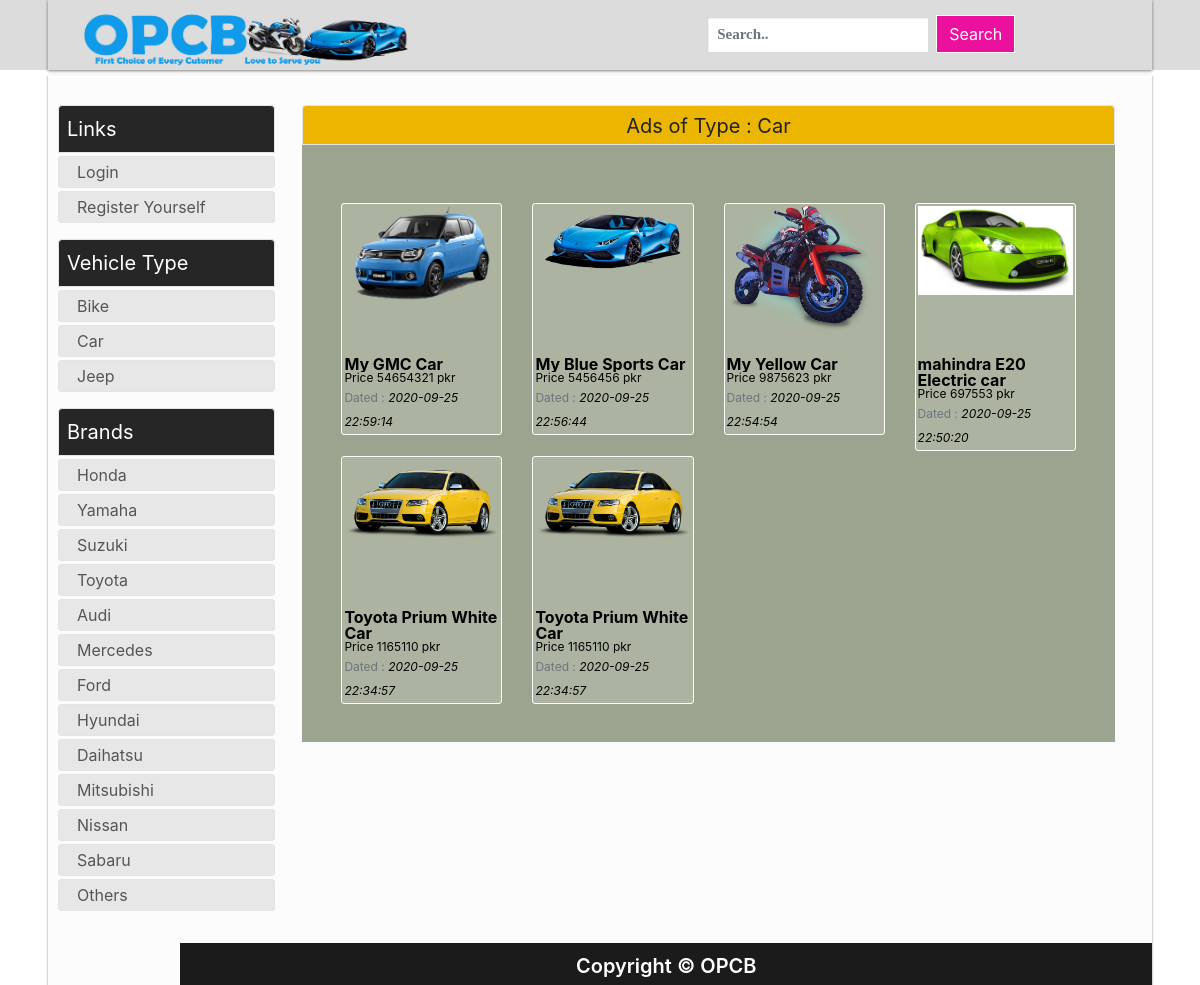
The app's page /fyp/?search=Type&searchVal=Car with its own data.
### tables this page shows
CREATE TABLE IF NOT EXISTS `advertisement` (
  `id` int(100) NOT NULL AUTO_INCREMENT,
  `userID` int(100) NOT NULL,
  `title` varchar(200) NOT NULL,
  `type` varchar(100) NOT NULL,
  `brandName` varchar(100) NOT NULL,
  `modelName` varchar(100) NOT NULL,
  `makeYear` varchar(50) NOT NULL,
  `engineCapacity` varchar(100) NOT NULL,
  `seatingCapacity` varchar(100) NOT NULL,
  `bodyType` varchar(100) NOT NULL,
  `conditionType` varchar(100) NOT NULL DEFAULT 'Second Hand',
  `condition_is` varchar(100) NOT NULL DEFAULT '5',
  `registered` varchar(100) DEFAULT NULL,
  `registrationCity` varchar(50) NOT NULL,
  `mileageDriven` varchar(100) NOT NULL DEFAULT '100',
  `price` varchar(100) NOT NULL,
  `pics` varchar(500) DEFAULT NULL,
  `ownerRemarks` varchar(200) NOT NULL,
  `contactNo` varchar(100) NOT NULL DEFAULT '+92-3xx',
  `uploadingDate` timestamp NOT NULL DEFAULT CURRENT_TIMESTAMP,
  `updatingDate` varchar(100) DEFAULT NULL,
  `soldDelete` int(5) NOT NULL DEFAULT '0',
  PRIMARY KEY (`id`)
);

CREATE TABLE IF NOT EXISTS `brands` (
  `id` int(50) NOT NULL AUTO_INCREMENT,
  `brandName` varchar(100) NOT NULL,
  `date_of_addition` timestamp NOT NULL DEFAULT CURRENT_TIMESTAMP,
  PRIMARY KEY (`id`)
);

### fyp/redirect.php (called while the page is built, shortened)
<?php
include 'html_Generator.php';
include 'html_Search.php';
class Redirect {
	var $html_gen;
	var $html_search;
	public function __construct( ){
		$this->html_gen = new HTML_Generator();
		$this->html_user = new HTML_User();
		$this->html_search = new HTML_Search();
	 }
	public function Go_to_Search_Results($variable_Value, $value){
		$this->html_gen->GiveMe_headerSection();
		$this->html_search->Get_Search_Category($variable_Value, $value);
		$this->html_gen->GiveMe_aside();
		$this->html_gen->GiveMe_footerSection();
	}
}
?>

### fyp/DB_Class.php (called while the page is built, shortened)
<?php
class DB_Class{
	public $host = "localhost";
	public $user = "root";
	public $pass = "";
  public $db_opcb = "opcb_database";
  protected $conn_opcb ;
	public function __construct( ){
    $this->conn_opcb = new mysqli($this->host, $this->user, $this->pass, $this->db_opcb);
	}
  public function Get_Brandss()
  {
    $sql = "SELECT * FROM brands ";
    $result=mysqli_query($this->conn_opcb, $sql);
    if(!empty($result)){
      return ($result);
    }else{
      return null;
    }
  }
  public function Get_ADs_of_Types($types)
  {
    $query = "SELECT * FROM advertisement  WHERE type = '$types' ORDER BY id DESC ";
    $result = mysqli_query($this->conn_opcb, $query);
    if(!empty($result)){
      return $result;
    }else{
      return null;
    }
  }
}
?>

### fyp/html_User.php (the view, shortened to what this page needs)
<?php
class HTML_User {
	public function __construct()
	{
		$this->db_Obj = new DB_Class();
		$this->brandss = $this->db_Obj->Get_Brandss();
	}
}

### fyp/html_User.php (the view, shortened to what this page needs)
<?php
class HTML_User {
	public function __construct()
	{
		$this->db_Obj = new DB_Class();
		$this->brandss = $this->db_Obj->Get_Brandss();
	}
}

### fyp/html_Generator.php (shortened to what this page needs)
<?php
include 'DB_Class.php';
class HTML_Generator {
	public $baseurl;
	public $headSection;
	public $footer;
	public $db_Obj;
	public function __construct()
	{
		$this->db_Obj = new DB_Class();
		$this->baseurl = "http://" . $_SERVER['HTTP_HOST'] . rtrim(dirname($_SERVER['PHP_SELF']), '/\\') . "/";
		$this->headSection = '<!DOCTYPE html>
		<html lang="en" nighteye="active" style="background-image: none !important;" ne="0.32044710471749926">
		<head>
		<link href="style.css" rel="stylesheet" type="text/css">
		<link rel="stylesheet" href="bootstrap.css" type="text/css">
		<script type="text/javascript" src="jquery.js"></script>
		<link rel="stylesheet" type="text/css" href="assets/bootstrap/css/bootstrap.min.css">
  		<link rel="stylesheet" type="text/css" href="assets/css/style.css">
		<title> OPCB Project </title>
		</head>
		<body>
		<header>
		<nav class="navbar">
		<div class="main_search row" style="margin-left:60%;">
			<span class="">
			<form class="form-inline" name="form_searchBar">
				<div class="input-group mb-2 mr-sm-2">
					<input type="search" class="form-control" id="searchBar" name="searchBar" placeholder="Search..">
				</div>
				<button type="submit" class="btn btn-primary mb-2" onclick="Search_Bar(this)" > Search </button>
		    </form>
			<script>
				var input = document.getElementById("searchBar");
				input.addEventListener("keyup", function(event) {
						if (event.keyCode === 13) {
							event.preventDefault();
							document.getElementById("searchBarBtn").click();
						}
					});
			</script>
			</span>
		</div>
			<div class="nav_brand align-content-center"><div id="logo"><a href="'. $this->baseurl .'?val=home"> <img  class="align-self-center" src="assets/images/logo/Logo.png" width="350" height="145" > </a></div>
		</div>
		</nav>
		</header> <div class="main_wrapper"><div id="content">';
		$this->footer = '
		<div class="modal" id="exampleModalCentered" tabindex="-1" role="dialog" aria-labelledby="exampleModalCenteredLabel" aria-hidden="true">
		<div class="modal-dialog modal-dialog-centered" role="document">
		<div class="modal-content">
		<div class="modal-header">
		<h5 class="modal-title" id="exampleModalCenteredLabel">Modal title</h5>
		<button type="button" class="close" data-dismiss="modal" aria-label="Close">
		<span aria-hidden="true">&times;</span>
		</button>
		</div>
		<div class="modal-body" id="modal-body" >
		<span class="w-100" id="abcc"> </span>
		<br>
		<div  id="modaltable">
		</div>
		</div>
		<div class="modal-footer">
		<button type="button" class="btn btn-secondary" data-dismiss="modal">Close</button>
		</div>
		</div>
		</div>
		</div> ';
		$this->footer .= '<script type="text/javascript" src="JS_form.js"></script>
						  	<script type="text/javascript" src="assets/bootstrap/js/jquery.min.js"></script>
  							<script type="text/javascript" src="assets/bootstrap/js/bootstrap.min.js"></script>
							</div> <br> <footer> Copyright © OPCB </footer> </div> </body></html>';
	}
	public function GiveMe_headerSection()
	{
		echo $this->headSection;
	}
	public function GiveMe_footerSection()
	{
		echo $this->footer;
	}
public function GiveMe_aside ($user = false, $admin = false)
{
		echo '<aside>';
				if(!isset( $_SESSION["log"])){
					echo '<div class="box-head"> Links </div>
							<div id="categoriesContent">
							 <ul>
								<li><a href="'; echo $this->baseurl; echo '?val=login">Login</a></li>
								<li><a href="'; echo $this->baseurl; echo '?val=registor">Register Yourself</a></li>
							</ul> </div> ';
				}
		echo '<div class="box-head"> Vehicle Type </div>
				<div id="categoriesContent">
				<ul>
					<li><a href="'. $this->baseurl .'?search=Type&searchVal=Bike"> Bike </a></li>
					<li><a href="'. $this->baseurl .'?search=Type&searchVal=Car"> Car </a></li>
					<li><a href="'. $this->baseurl .'?search=Type&searchVal=Jeep"> Jeep </a></li>
				</ul></div> ';
				echo '<div class="box-head">Brands </div>
				<div id="categoriesContent"> <ul>';
				$categories = $this->db_Obj->Get_Brandss();
				if(!empty($categories)){
					foreach ($categories as $category ) {
						echo '<li><a href="'. $this->baseurl .'?search=Brand&searchVal='.$category['brandName'].'">'.$category['brandName'].'</a></li>';
					}
				}
				else
				{
					echo '<li> Donot have any categories </li>';
				}
				echo '</ul></div>';
				echo ' <br> </aside>';
	}
}
?>

### fyp/html_Search.php (shortened to what this page needs)
<?php
class HTML_Search
{
	public $db_Obj;
	public $baseurl;
	public function __construct()
	{
		$this->db_Obj = new DB_Class();
		$this->baseurl = "http://" . $_SERVER['HTTP_HOST'] . rtrim(dirname($_SERVER['PHP_SELF']), '/\\') . "/";
	}
	public function Get_Search_Category($variable_Value, $value)
	{
		echo  '<div id="content_wrapper"> <div class="featured_image">
		<div class="head_box"> Ads of ' . $variable_Value . ' : ' . $value . ' </div> </div>
		<div class="main-agileinfo" style="background-color:#9aa48e; width:100%; height:100%;  padding-top: 1%; padding-right: 3%; padding-bottom: 1%; padding-left: 3%;  "> <div class="agileits-top">';
		$rows = NULL;
		if($variable_Value == "Type")
		{
			$rows = $this->db_Obj->Get_ADs_of_Types($value);
		}
		else if($variable_Value == "Brand")
		{
			$rows = $this->db_Obj->Get_ADs_of_Brands($value);
		}
		$counts = mysqli_num_rows($rows);
		if(!empty($rows) && $counts > 0)
		{
			echo ' <div id="audioDetails">
			<div class="container custmhome">
			<div class="row">
			<div class="col-md-12">
			<div class="row">';
 			foreach ($rows as $row)
			{
				if($row['soldDelete'] == 0)
				{
					echo ' <div class="col-md-3"> <div class="adBtn" > <a href="'. $this->baseurl.'?val=ADdetail&ID='.$row['id'].'">
						<div class="adImage" >   <img style="max-width:100%; max-height:100%; margin:0 auto;  "  src="advertisementBank/'. $row['pics'].'" title="'.$row['title'].'" > </div>
						<div class=" block-ellipsis"> <span class="font-weight-bold text-break text-lg-left block-ellipsis">'.$row['title'].'</span> </div> ';
					echo '<span class="text-muted" style="font-size:12px; margin:0; padding:0; color:black;"> <span class="block-ellipsis" style=" font-size:12px; color:black;">Price '.$row['price'].' pkr</span>'
					.' Dated : <span class="font-italic " style=" font-size:12px; color:black;">'.$row['uploadingDate'].'</span>  </span> </div>  </a> </div>';
				}
		    }
			echo '</div></div></div></div> </div>';
		}
		else
		{
			echo '<div><ul> <li> No Ads of this Brand or Type is uploaded yet </li> </ul> </div>  ';
		}
		echo ' </div></div></div> ';
	}
}

### fyp/style.css (style rules this page uses)
* { margin: 0px; padding: 0px; }
a:link { text-decoration:none;color:#6699ff; }
header,div, section, footer, aside, nav, article, hgroup { display:block; }
body { font: normal normal 12px Oswald,'Bebas Neue',Bebas,'Arial Narrow',Sans-Serif;background: url(/img/bg.png); }
.main_wrapper { min-height: 88vh; background: #FCFCFC;;padding: 30px 10px 10px 10px;width: 92%; position: absolute;left:0;right:0;margin-left:auto;margin-right:auto;box-shadow: 0px 1px 2px rgba(0,0,0,0.5);margin-bottom: 50px; }
aside { width: 20%; }
aside .box-head { border-top-left-radius: 4px;border-top-right-radius: 4px;background: #262626;color: #ffffff;text-transform: none;font-size: 20px;border: 1px solid #e5e4e4;padding: 8px;margin-bottom: 3px; }
#categoriesContent ul { list-style: none; }
#categoriesContent ul li { border-radius: 3px; margin: 3px 0 0 0; border: 1px solid #e5e4e4; padding: 0; height: 32px; background: #e7e7e7; overflow: hidden; text-overflow: ellipsis; }
#categoriesContent ul li a { font-size: 16px;line-height: 18px;color: #565656;text-decoration: none;text-transform: none; display: block;padding: 7px;padding-left:18px; display: -webkit-box; margin: 0 auto; line-height: 1; -webkit-line-clamp: 2; -webkit-box-orient: vertical; overflow: hidden; text-overflow: ellipsis; }
.adImage { width: 100%; height: 150px; background: transparent; }
.adBtn { border-radius: 3px; margin-top:5px; border: 1px solid white; padding: 2px; background: rgba(192, 197, 182, 0.5); }
.adBtn a { color:black; }
#content_wrapper { min-height: 88vh; width: 75%; float: right; margin-bottom: 50px;margin-right: 27px; }
.featured_image { width: 100%;text-align: center; }
.featured_image .head_box { border-top-left-radius: 4px;border-top-right-radius: 4px;height: 40px;width: 100%;background:#ECB600 !important;color: #222222;text-transform: none;font-size: 20px;line-height: 41px;text-align: center;border: 1px solid #e5e4e4; }
footer { position: absolute; bottom: 0; right: 0; width: 88%; margin: 0 auto; height: 42px; text-align:center; background:#1B1B1B; color: white; font-size: 20px; font-weight: 600; padding-bottom: 18px; padding-top: 8px; margin-top: 20px; }
#audioDetails { width: 100%; padding-bottom: 10px; padding-top: 10px; margin-bottom: 20px; }
#contact-usbox input, select, button, .btn { display: inline-block;padding: 4px;margin: 0;outline: none;background-color: #FFF;border: 1px solid #bdbdbd;-webkit-border-radius: 3px;border-radius: 3px;outline: none; }
.navbar { height: 70px;margin: 0 auto;margin-bottom: 5px;width: 92%; margin-top: 0px;box-shadow: 0px 1px 3px rgba(0,0,0,0.5); }
.nav_brand { width: 107px;height: 70px;position: absolute;text-align: center;color: white; }
#logo { padding-top: 3px; }
#logo a { font-size: 29px;color: #ECB600;font-family: 'Oswald', sans-serif;text-decoration:none; }
.main_search { width: 402px;height: 86px;margin: 7px 35px 0 0;float: right; }
.main_search input { width: 100%;height: 35px;float: left;font: bold 15px 'lucida sans', 'trebuchet MS', 'Tahoma';border: 0;padding-left: 10px;box-shadow: inset 1px 1px 2px #ccc; }
.block-ellipsis { display: block; display: -webkit-box; margin: 0 auto; line-height: 1; -webkit-line-clamp: 2; -webkit-box-orient: vertical; overflow: hidden; text-overflow: ellipsis; }
a { color:rgb(140,140,250); }
html { color:#000; background-image:none !important; background:#fff !important; }
body { background-color:#fff; background-image:none !important; }
input, select, textarea, button { color:#000; background-color:#fff; }
html { filter: contrast(100%) brightness(100%) saturate(100%); }

### fyp/assets/css/style.css (style rules this page uses)
body { background: gainsboro; }
.form-control, .btn { border-radius: 0px !important; }
.btn-primary { background-color: #ec109f !important; color: #ffffff; border-color: #ffffff; }
.custmhome, .custmheading { margin-top: 35px !important; }

### records on screen
advertisement: pics (picture), title "My GMC Car", price "54654321", uploadingDate "2020-09-25 22:59:14"
advertisement: pics (picture), title "My Blue Sports Car", price "5456456", uploadingDate "2020-09-25 22:56:44"
advertisement: pics (picture), title "My Yellow Car", price "9875623", uploadingDate "2020-09-25 22:54:54"
advertisement: pics (picture), title "mahindra E20 Electric car", price "697553", uploadingDate "2020-09-25 22:50:20"
advertisement: pics (picture), title "Toyota Prium White Car", price "1165110", uploadingDate "2020-09-25 22:34:57"
advertisement: pics (picture), title "Toyota Prium White Car", price "1165110", uploadingDate "2020-09-25 22:34:57"
brands: brandName "Honda"
brands: brandName "Yamaha"
brands: brandName "Suzuki"
brands: brandName "Toyota"
brands: brandName "Audi"
brands: brandName "Mercedes"
brands: brandName "Ford"
brands: brandName "Hyundai"
brands: brandName "Daihatsu"
brands: brandName "Mitsubishi"
brands: brandName "Nissan"
brands: brandName "Sabaru"
brands: brandName "Others"

### other values on screen
$variable_Value "Type"
$value "Car"
